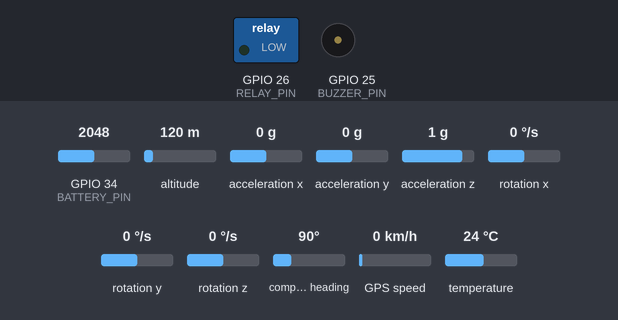
A sketch run on a simulated ESP32. Shown: switched loads named in the sketch (green lamp = pin HIGH), buzzer (waves = sounding, pin HIGH). The test bench sets the inputs (shaded band); at power-on: acceleration x 0 g, GPIO 34 (BATTERY_PIN) = 2048, altitude 120 m, acceleration y 0 g, acceleration z 1 g, rotation x 0 °/s, rotation y 0 °/s, rotation z 0 °/s, compass heading 90°, GPS speed 0 km/h, temperature 24 °C. WiFi joins after 1.5 s; servers stay silent unless stated; the GPS gets a fix after 3 s at 37.7749, -122.4194 with 8 satellites; web services answer with replies made up by the test bench; what the sketch prints to the serial monitor is not drawn.

Above: at 2.7 s.
2.8 s: acceleration x set to -0.3 g
At 17.7 s:
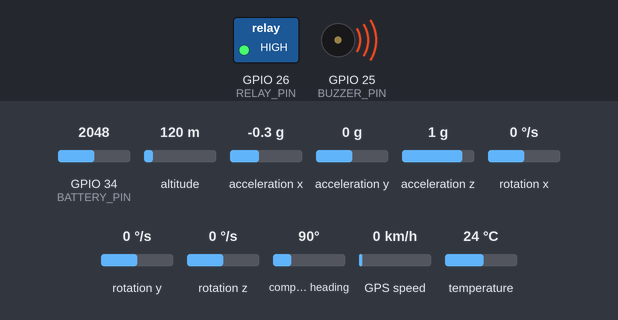
Timing chart, 0 to 19.2 s (numbered marks = the images above; inputs shaded):
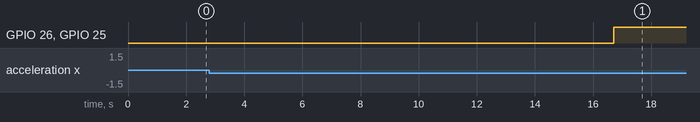

The sketch:

PROJECT_ESP32.ino
```cpp
#include <WiFi.h>
#include <HTTPClient.h>
#include <TinyGPS++.h>
#include <Wire.h>
#include <Adafruit_MPU6050.h>
#include <Adafruit_Sensor.h>

/* ---------- WIFI DETAILS ---------- */
char ssid[] = "saurabh";
char pass[] = "123456789";
WiFiClient client;

/* ---------- THINGSPEAK DETAILS ---------- */
unsigned long myChannelNumber = 3180770;
const char * myWriteAPIKey = "S9OLVU27F8TYKKIG";

/* ---------- TELEGRAM BOT ---------- */
#define BOT_TOKEN "8259919176:AAHM445usdtHSb5BnTBJ0rcIIciTL2OFLHI"
String chatID = "1439793760";

/* ---------- HARDWARE ---------- */
#define RELAY_PIN   26
#define BUZZER_PIN  25
#define BATTERY_PIN 34

Adafruit_MPU6050 mpu;
TinyGPSPlus gps;
HardwareSerial gpsSerial(2);

/* ---------- GLOBAL VARIABLES ---------- */
float lati = 0.0, longi = 0.0;
bool theftDetected = false;
unsigned long lastMovementTime = 0;

/* ---------- SETUP ---------- */
void setup() {
  Serial.begin(115200);
  gpsSerial.begin(9600, SERIAL_8N1, 16, 17);

  pinMode(RELAY_PIN, OUTPUT);
  pinMode(BUZZER_PIN, OUTPUT);

  digitalWrite(RELAY_PIN, LOW);
  digitalWrite(BUZZER_PIN, LOW);

  /* MPU6050 INIT */
  if (!mpu.begin()) {
    Serial.println("MPU6050 not found!");
    while (1);
  }

  mpu.setAccelerometerRange(MPU6050_RANGE_8_G);
  mpu.setFilterBandwidth(MPU6050_BAND_21_HZ);

  /* WIFI INIT */
  WiFi.begin(ssid, pass);
  Serial.print("Connecting to WiFi");
  while (WiFi.status() != WL_CONNECTED) {
    delay(500);
    Serial.print(".");
  }
  Serial.println("\nWiFi Connected");
}

/* ---------- LOOP ---------- */
void loop() {
  detectTheft();
  readGPS();
  sendToThingSpeak();
  delay(15000);   // ThingSpeak minimum update time
}

/* ---------- THEFT DETECTION ---------- */
void detectTheft() {
  sensors_event_t a, g, temp;
  mpu.getEvent(&a, &g, &temp);

  /* Gravity compensated vibration */
  float vibration =
    abs(a.acceleration.x) +
    abs(a.acceleration.y) +
    abs(a.acceleration.z - 9.8);

  if (vibration > 1.5) {
    if (millis() - lastMovementTime > 2000 && !theftDetected) {
      theftDetected = true;
      digitalWrite(BUZZER_PIN, HIGH);
      digitalWrite(RELAY_PIN, HIGH);   // Engine lock
      sendTelegramAlert();
      Serial.println("🚨 THEFT DETECTED");
    }
  } else {
    lastMovementTime = millis();
  }
}

/* ---------- GPS ---------- */
void readGPS() {
  while (gpsSerial.available()) {
    gps.encode(gpsSerial.read());
    if (gps.location.isUpdated()) {
      lati  = gps.location.lat();
      longi = gps.location.lng();
    }
  }
}

/* ---------- BATTERY ---------- */
float readBatteryVoltage() {
  int adc = analogRead(BATTERY_PIN);
  float voltage = (adc / 4095.0) * 3.3 * 4.2; // calibrated scaling
  return voltage;
}

/* ---------- THINGSPEAK ---------- */
void sendToThingSpeak() {
  if (WiFi.status() == WL_CONNECTED) {
    HTTPClient http;

    String url = "http://api.thingspeak.com/update";
    url += "?api_key=" + String(myWriteAPIKey);
    url += "&field1=" + String(readBatteryVoltage());
    url += "&field2=" + String(theftDetected);
    url += "&field3=" + String(lati, 6);
    url += "&field4=" + String(longi, 6);

    http.begin(url);
    http.GET();
    http.end();

    Serial.println("☁️ Data sent to ThingSpeak");
  }
}

/* ---------- TELEGRAM ALERT ---------- */
void sendTelegramAlert() {
  if (WiFi.status() == WL_CONNECTED) {
    HTTPClient http;

    String message = "🚨 VEHICLE THEFT ALERT\n";
    message += "🔋 Battery: " + String(readBatteryVoltage()) + " V\n";
    message += "📍 Location:\n";
    message += "https://maps.google.com/?q=";
    message += String(lati, 6) + "," + String(longi, 6);

    String url = "https://api.telegram.org/bot";
    url += BOT_TOKEN;
    url += "/sendMessage?chat_id=" + chatID;
    url += "&text=" + message;

    http.begin(url);
    http.GET();
    http.end();

    Serial.println("📩 Telegram Alert Sent");
  }
}
```

Measured:
- the behaviour switches between -0.1 and -0.2 g on acceleration x (found by bisection; images 0 and 1)
- after the input at 2.8 s, GPIO 26 (RELAY_PIN), GPIO 25 (BUZZER_PIN): LOW → HIGH after 13.9 s
